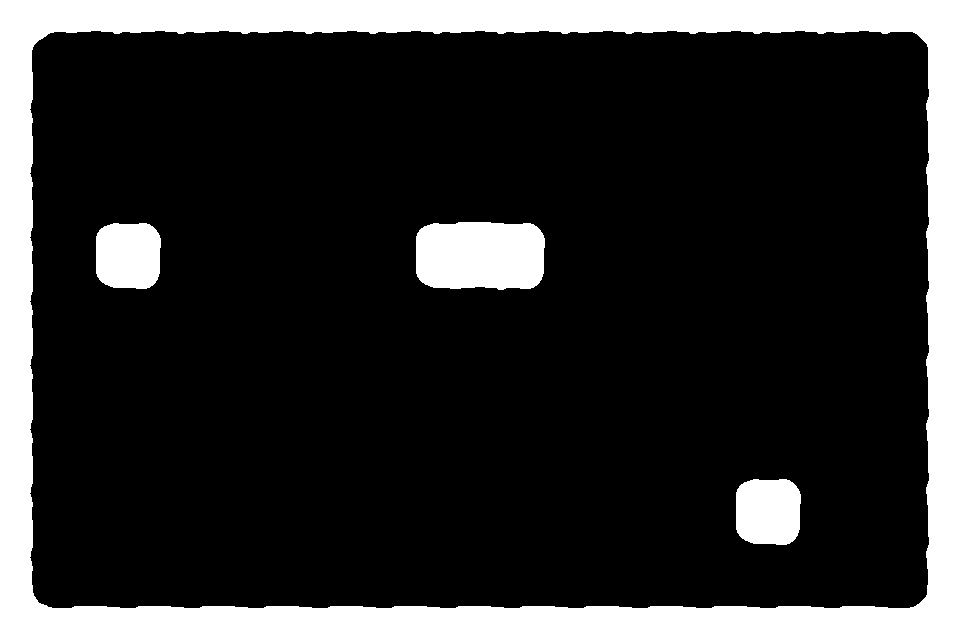

This game map was drawn from its Tiled (.tmx) file and the tilesets committed beside it. A one-line description and the trimmed map source follow:
An orthogonal 15x10 tile map with 64x64 px tiles, 1 tile layer (Chao) and 56 objects (52x Prefab, 3x Fronteira, Jogador).

<map version="1.0" orientation="orthogonal" renderorder="right-down" width="15" height="10" tilewidth="64" tileheight="64" nextobjectid="113">
 <tileset firstgid="1" source="TilesetSimples/tileset.tsx" />
 <layer name="Chao" width="15" height="10">
  <properties>
   <property name="unity:layer" value="Solido" />
  </properties>
  <data>[150 cells, 60 non-empty, 12 distinct tile ids]</data>
 </layer>
 <objectgroup name="Objetos" offsetx="0" offsety="-32">
  <properties>
   <property name="unity:layer" value="Objetos" />
  </properties>
  <object id="4" name="Porta" type="Prefab" gid="17" x="451" y="256" width="64" height="64" />
  <object id="5" name="Chave" type="Prefab" gid="18" x="735.333" y="447.667" width="64" height="64" rotation="90" />
  <object id="8" name="Cristal" type="Prefab" gid="23" x="97.6667" y="258.667" width="64" height="64" />
  <object id="13" name="Fronteira" x="-65" y="-288" width="64" height="929" />
  <object id="14" name="Fronteira" x="0" y="-320" width="960" height="64" />
  <object id="15" name="Fronteira" x="960" y="-288" width="64" height="928" />
  <object id="35" name="Jogador" gid="24" x="448" y="255" width="64" height="64">
   <properties>
    <property name="PrefabSwap" value="" />
   </properties>
  </object>
  <object id="37" name="Espinho" type="Prefab" gid="14" x="447" y="642" width="64" height="64">
   <properties>
    <property name="PrefabSwap" value="" />
    <property name="unity:layer" value="Morte" />
   </properties>
  </object>
  <object id="38" name="Espinho" type="Prefab" gid="14" x="384" y="642.5" width="64" height="64">
   <properties>
    <property name="PrefabSwap" value="" />
    <property name="unity:layer" value="Morte" />
   </properties>
  </object>
  <object id="39" name="Espinho" type="Prefab" gid="14" x="318" y="643.5" width="64" height="64">
   <properties>
    <property name="PrefabSwap" value="" />
    <property name="unity:layer" value="Morte" />
   </properties>
  </object>
  <object id="40" name="Espinho" type="Prefab" gid="14" x="256" y="642.5" width="64" height="64">
   <properties>
    <property name="PrefabSwap" value="" />
    <property name="unity:layer" value="Morte" />
   </properties>
  </object>
  </objectgroup>
</map>
<!-- 45 of 56 objects omitted -->
